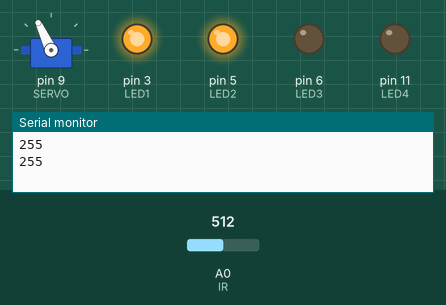
A sketch run on a simulated Arduino Uno, built with avr-gcc and run on an emulated ATmega328P. On the bench: servo, output pins drawn as LEDs (lit = HIGH), the last lines printed to the serial monitor. Inputs (shaded band) come from the test bench; at power-on: A0 (IR) = 512.

Above: at 2.3 s.
2.4 s: A0 (IR) set to 490
At 3.1 s:
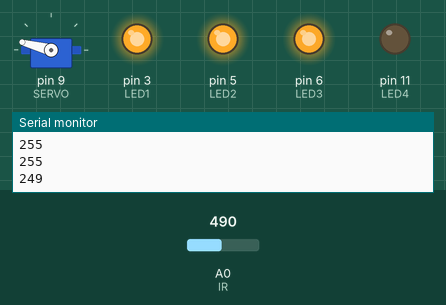
5.9 s: A0 (IR) set to 306
At 6.7 s:
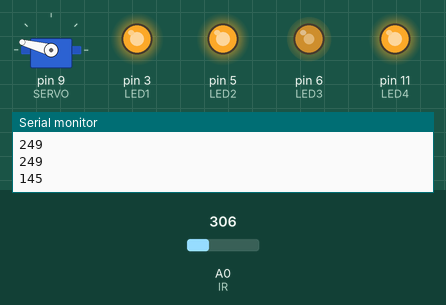
9.4 s: A0 (IR) set to 122
At 10.3 s:
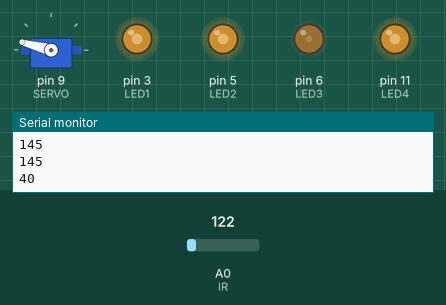
12.9 s: A0 (IR) set to 0
At 16.4 s:
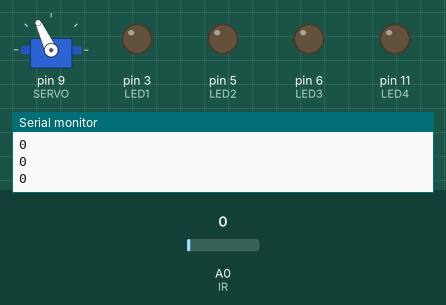
16.5 s: A0 (IR) set to 48
19.5 s: A0 (IR) set to 57
At 23.2 s:
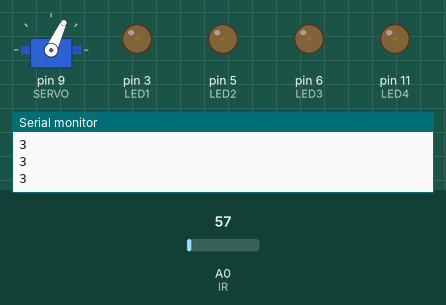
Timing chart, 0 to 29.4 s (numbered marks = the images above; inputs shaded):
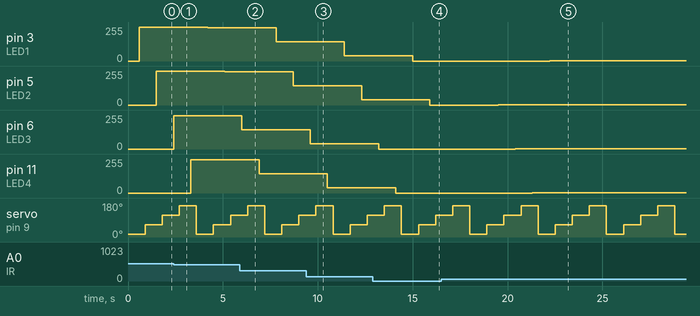

The sketch:

servo-ir-distance-sensor.ino
```cpp
// servo potentiometer control
#include <Servo.h>

const int SERVO=9;
const int IR=0;
const int LED1=3;
const int LED2=5;
const int LED3=6;
const int LED4=11;

Servo myServo;
int dist1 = 0;
int dist2 = 0;
int dist3 = 0;
int dist4 = 0;

void setup(){
  Serial.begin(9600);
  myServo.attach(SERVO);
  pinMode(LED1, OUTPUT);
  pinMode(LED2, OUTPUT);
  pinMode(LED3, OUTPUT);
  pinMode(LED4, OUTPUT);
}

void loop(){

  dist1 = readDistance(15);
  Serial.println(dist1);
  analogWrite(LED1, dist1);
  delay(300);

  dist2 = readDistance(65);
  Serial.println(dist2);
  analogWrite(LED2, dist2);
  delay(300);

  dist3 = readDistance(115);
  Serial.println(dist3);
  analogWrite(LED3, dist3);
  delay(300);

  dist4 = readDistance(165);
  Serial.println(dist4);
  analogWrite(LED4, dist4);
  delay(300);

}

int readDistance(int pos){
  myServo.write(pos);
  delay(600);
  int dist = analogRead(IR);
  dist = map(dist, 50, 500, 0, 255);
  dist = constrain(dist, 0, 255);
  return dist;
}
```

Measured:
- the behaviour switches between 500 and 499 on A0 (IR) (found by bisection; images 0 and 1)
- the behaviour switches between 51 and 52 on A0 (IR) (found by bisection; images 4 and 5)
- after the input at 2.4 s, pin 3 (LED1): 255/255 → 249/255 after 1.8 s; pin 5 (LED2): 255/255 → 249/255 after 2.7 s; pin 6 (LED3): 0/255 → 249/255 at once; pin 11 (LED4): 0/255 → 249/255 after 0.90 s
- after the input at 5.9 s, pin 3 (LED1): 249/255 → 145/255 after 1.9 s; pin 5 (LED2): 249/255 → 145/255 after 2.8 s; pin 6 (LED3): 249/255 → 145/255 after 0.10 s; pin 11 (LED4): 249/255 → 145/255 after 1.0 s
- after the input at 9.4 s, pin 3 (LED1): 145/255 → 40/255 after 2.0 s; pin 5 (LED2): 145/255 → 40/255 after 2.9 s; pin 6 (LED3): 145/255 → 40/255 after 0.20 s; pin 11 (LED4): 145/255 → 40/255 after 1.1 s
- after the input at 12.9 s, pin 3 (LED1): 40/255 → 0/255 after 2.1 s; pin 5 (LED2): 40/255 → 0/255 after 3.0 s; pin 6 (LED3): 40/255 → 0/255 after 0.31 s; pin 11 (LED4): 40/255 → 0/255 after 1.2 s
- after the input at 19.5 s, pin 3 (LED1): 0/255 → 3/255 after 2.7 s; pin 5 (LED2): 0/255 → 3/255 at once; pin 6 (LED3): 0/255 → 3/255 after 0.91 s; pin 11 (LED4): 0/255 → 3/255 after 1.8 s
- by itself, servo on pin 9 (SERVO): repeats every 3.6 s: 165° 0.90 s, 15° 0.90 s, 65° 0.90 s, 115° 0.90 s
